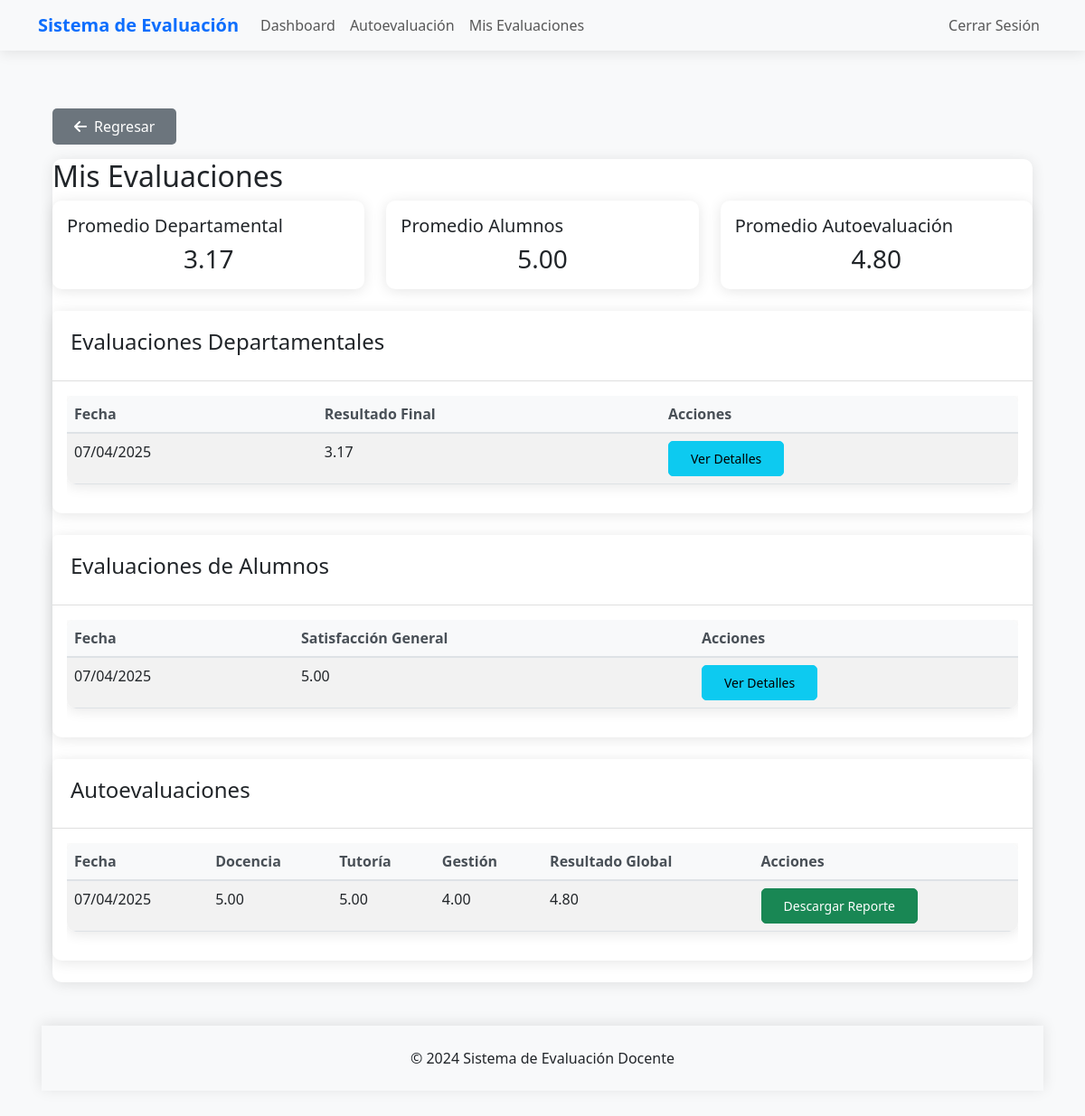
The app's page /docente/mis-evaluaciones/ (signed in) with its own data.
### evaluaciones/models.py (models this page shows, shortened)
class EvaluacionDepartamental(models.Model):
    docente = models.ForeignKey(Docente, on_delete=models.CASCADE)
    fecha = models.DateField(auto_now_add=True)
    formacion_docente = models.IntegerField()
    planeacion_evaluacion = models.IntegerField()
    estrategias_didacticas = models.IntegerField()
    asesoria_estudiantes = models.IntegerField()
    participacion_tutor = models.IntegerField()
    gestion_tutorial = models.IntegerField()
    resultado_final = models.DecimalField(max_digits=3, decimal_places=2)

class EvaluacionAlumno(models.Model):
    estudiante = models.ForeignKey('Estudiante', on_delete=models.CASCADE, null=True)
    docente = models.ForeignKey('Docente', on_delete=models.CASCADE)
    materia = models.ForeignKey('Materia', on_delete=models.CASCADE)
    fecha = models.DateTimeField(auto_now_add=True)
    dominio_asignatura = models.DecimalField(max_digits=3, decimal_places=2)
    planificacion_curso = models.DecimalField(max_digits=3, decimal_places=2)
    ambientes_aprendizaje = models.DecimalField(max_digits=3, decimal_places=2)
    estrategias_tecnicas = models.DecimalField(max_digits=3, decimal_places=2)
    motivacion = models.DecimalField(max_digits=3, decimal_places=2)
    evaluacion = models.DecimalField(max_digits=3, decimal_places=2)
    comunicacion = models.DecimalField(max_digits=3, decimal_places=2)
    gestion_curso = models.DecimalField(max_digits=3, decimal_places=2)
    tecnologias_informacion = models.DecimalField(max_digits=3, decimal_places=2)
    satisfaccion_general = models.DecimalField(max_digits=3, decimal_places=2)

class AutoEvaluacion(models.Model):
    docente = models.ForeignKey(Docente, on_delete=models.CASCADE)
    fecha = models.DateField(auto_now_add=True)
    docencia = models.DecimalField(max_digits=3, decimal_places=2)
    tutoria = models.DecimalField(max_digits=3, decimal_places=2)
    gestion = models.DecimalField(max_digits=3, decimal_places=2)
    investigacion = models.DecimalField(max_digits=3, decimal_places=2)
    vinculacion = models.DecimalField(max_digits=3, decimal_places=2)
    resultado_global = models.DecimalField(max_digits=3, decimal_places=2)

### evaluaciones/views/docente_views.py (the view)
@login_required
@user_passes_test(is_teacher)
def ver_mis_evaluaciones(request):
    evaluaciones_departamentales = EvaluacionDepartamental.objects.filter(docente=request.user.docente)
    evaluaciones_alumnos = EvaluacionAlumno.objects.filter(docente=request.user.docente)
    autoevaluaciones = AutoEvaluacion.objects.filter(docente=request.user.docente)
    promedio_departamental = evaluaciones_departamentales.aggregate(Avg('resultado_final'))
    promedio_alumnos = evaluaciones_alumnos.aggregate(Avg('satisfaccion_general'))
    promedio_auto = autoevaluaciones.aggregate(Avg('resultado_global'))
    context = {
        'evaluaciones_departamentales': evaluaciones_departamentales,
        'evaluaciones_alumnos': evaluaciones_alumnos,
        'autoevaluaciones': autoevaluaciones,
        'promedios': {
            'departamental': promedio_departamental['resultado_final__avg'],
            'alumnos': promedio_alumnos['satisfaccion_general__avg'],
            'auto': promedio_auto['resultado_global__avg']
        }
    }
    return render(request, 'evaluaciones/docente/mis_evaluaciones.html', context)

### evaluaciones/models.py (called while the page is built)
    @property
    def is_teacher(self):
        return self.user_type == 'teacher'

### evaluaciones/views/docente_views.py (called while the page is built)
def is_teacher(user):
    return user.is_teacher

### evaluaciones/templates/evaluaciones/docente/mis_evaluaciones.html
{% extends 'evaluaciones/base.html' %}
{% block content %}
<div class="container">
    {% include 'evaluaciones/components/back_button.html' with back_url='dashboard_docente' %}
    <div class="card">
        <h2>Mis Evaluaciones</h2>
        <div class="row mb-4">
            <div class="col-md-4">
                <div class="card">
                    <div class="card-body">
                        <h5 class="card-title">Promedio Departamental</h5>
                        <h3 class="card-text text-center">{{ promedios.departamental|floatformat:2|default:"N/A" }}</h3>
                    </div>
                </div>
            </div>
            <div class="col-md-4">
                <div class="card">
                    <div class="card-body">
                        <h5 class="card-title">Promedio Alumnos</h5>
                        <h3 class="card-text text-center">{{ promedios.alumnos|floatformat:2|default:"N/A" }}</h3>
                    </div>
                </div>
            </div>
            <div class="col-md-4">
                <div class="card">
                    <div class="card-body">
                        <h5 class="card-title">Promedio Autoevaluación</h5>
                        <h3 class="card-text text-center">{{ promedios.auto|floatformat:2|default:"N/A" }}</h3>
                    </div>
                </div>
            </div>
        </div>
        <div class="card mb-4">
            <div class="card-header">
                <h4>Evaluaciones Departamentales</h4>
            </div>
            <div class="card-body">
                {% if evaluaciones_departamentales %}
                <div class="table-responsive">
                    <table class="table table-striped">
                        <thead>
                            <tr>
                                <th>Fecha</th>
                                <th>Resultado Final</th>
                                <th>Acciones</th>
                            </tr>
                        </thead>
                        <tbody>
                            {% for eval in evaluaciones_departamentales %}
                            <tr>
                                <td>{{ eval.fecha|date:"d/m/Y" }}</td>
                                <td>{{ eval.resultado_final|floatformat:2 }}</td>
                                <td>
                                    <a href="#" class="btn btn-sm btn-info">Ver Detalles</a>
                                </td>
                            </tr>
                            {% endfor %}
                        </tbody>
                    </table>
                </div>
                {% else %}
                <p class="text-muted">No hay evaluaciones departamentales registradas.</p>
                {% endif %}
            </div>
        </div>
        <div class="card mb-4">
            <div class="card-header">
                <h4>Evaluaciones de Alumnos</h4>
            </div>
            <div class="card-body">
                {% if evaluaciones_alumnos %}
                <div class="table-responsive">
                    <table class="table table-striped">
                        <thead>
                            <tr>
                                <th>Fecha</th>
                                <th>Satisfacción General</th>
                                <th>Acciones</th>
                            </tr>
                        </thead>
                        <tbody>
                            {% for eval in evaluaciones_alumnos %}
                            <tr>
                                <td>{{ eval.fecha|date:"d/m/Y" }}</td>
                                <td>{{ eval.satisfaccion_general|floatformat:2 }}</td>
                                <td>
                                    <a href="#" class="btn btn-sm btn-info">Ver Detalles</a>
                                </td>
                            </tr>
                            {% endfor %}
                        </tbody>
                    </table>
                </div>
                {% else %}
                <p class="text-muted">No hay evaluaciones de alumnos registradas.</p>
                {% endif %}
            </div>
        </div>
        <div class="card mb-4">
            <div class="card-header">
                <h4>Autoevaluaciones</h4>
            </div>
            <div class="card-body">
                {% if autoevaluaciones %}
                <div class="table-responsive">
                    <table class="table table-striped">
                        <thead>
                            <tr>
                                <th>Fecha</th>
                                <th>Docencia</th>
                                <th>Tutoría</th>
                                <th>Gestión</th>
                                <th>Resultado Global</th>
                                <th>Acciones</th>
                            </tr>
                        </thead>
                        <tbody>
                            {% for eval in autoevaluaciones %}
                            <tr>
                                <td>{{ eval.fecha|date:"d/m/Y" }}</td>
                                <td>{{ eval.docencia|floatformat:2 }}</td>
                                <td>{{ eval.tutoria|floatformat:2 }}</td>
                                <td>{{ eval.gestion|floatformat:2 }}</td>
                                <td>{{ eval.resultado_global|floatformat:2 }}</td>
                                <td>
                                    <a href="{% url 'descargar_reporte' eval.id %}" class="btn btn-sm btn-success">
                                        Descargar Reporte
                                    </a>
                                </td>
                            </tr>
                            {% endfor %}
                        </tbody>
                    </table>
                </div>
                {% else %}
                <p class="text-muted">No hay autoevaluaciones registradas.</p>
                {% endif %}
            </div>
        </div>
</div>
{% endblock %}

### evaluaciones/static/css/custom.css (style rules this page uses)
body { background-color: #f8f9fa; font-family: 'Segoe UI', system-ui, -apple-system, sans-serif; }
.card { border: none; border-radius: 10px; box-shadow: 0 2px 15px rgba(0, 0, 0, 0.1); transition: transform 0.2s; }
.card-header { background-color: #fff; border-bottom: 1px solid rgba(0,0,0,.125); padding: 1.25rem; }
.btn { border-radius: 5px; padding: 0.5rem 1.5rem; font-weight: 500; transition: all 0.3s; }
.table { background: white; border-radius: 10px; overflow: hidden; box-shadow: 0 2px 15px rgba(0, 0, 0, 0.1); }
.table thead th { background: #f8f9fa; border-bottom: 2px solid #dee2e6; color: #495057; font-weight: 600; }

### records on screen
EvaluacionDepartamental: fecha "07/04/2025", resultado_final "3.17"
EvaluacionAlumno: fecha "07/04/2025", satisfaccion_general "5.00"
AutoEvaluacion: fecha "07/04/2025", docencia "5.00", tutoria "5.00", gestion "4.00", resultado_global "4.80"

### other values on screen
{{ promedios.departamental|floatformat:2|default:"N/A" }} "3.17"
{{ promedios.alumnos|floatformat:2|default:"N/A" }} "5.00"
{{ promedios.auto|floatformat:2|default:"N/A" }} "4.80"
